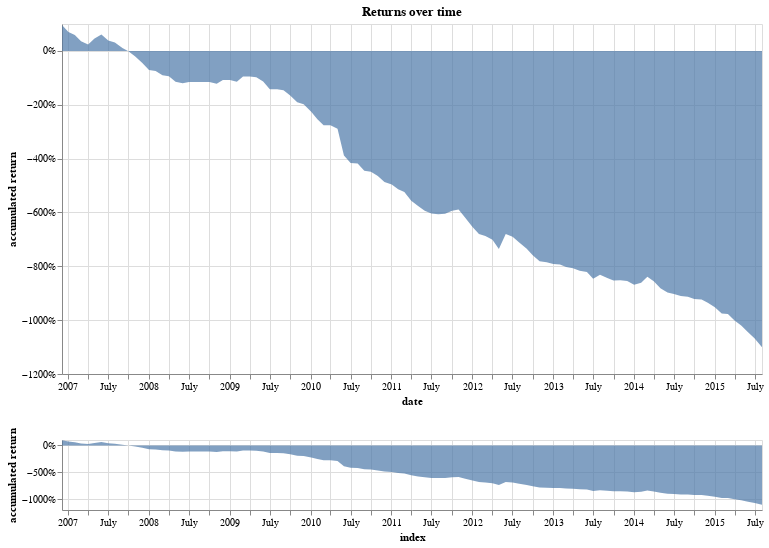

The notebook cell saved with this chart:
### Code cell
returns_chart(bt.balance)

### Figure 1 — Vega-Lite specification as saved in the notebook (floating-point values rounded to 4 significant figures)
{"config": {"view": {"continuousWidth": 400, "continuousHeight": 300}}, "vconcat": [{"layer": [{"mark": "point", "encoding": {"opacity": {"value": 0}, "x": {"type": "temporal", "field": "index"}}, "selection": {"selector004": {"type": "single", "nearest": true, "on": "mouseover", "fields": ["index"], "empty": "none"}}}, {"mark": "point", "encoding": {"opacity": {"condition": {"value": 1, "selection": "selector004"}, "value": 0}, "x": {"type": "temporal", "field": "index"}, "y": {"type": "quantitative", "axis": {"format": "%"}, "field": "accumulated return"}}}, {"mark": {"type": "text", "align": "left", "dx": 5, "dy": -5}, "encoding": {"text": {"condition": {"type": "quantitative", "field": "accumulated return", "format": ".2%", "selection": "selector004"}, "value": " "}, "x": {"type": "temporal", "field": "index"}, "y": {"type": "quantitative", "axis": {"format": "%"}, "field": "accumulated return"}}}, {"mark": {"type": "area", "opacity": 0.7}, "encoding": {"x": {"type": "temporal", "axis": {"title": "date"}, "field": "index", "scale": {"domain": {"selection": "selector003"}}}, "y": {"type": "quantitative", "axis": {"format": "%"}, "field": "accumulated return"}}}], "height": 350, "title": "Returns over time", "width": 700}, {"mark": {"type": "area", "opacity": 0.7}, "encoding": {"x": {"type": "temporal", "field": "index"}, "y": {"type": "quantitative", "axis": {"format": "%"}, "field": "accumulated return"}}, "height": 70, "selection": {"selector003": {"type": "interval", "encodings": ["x"]}}, "width": 700}], "data": {"name": "data-061e4d77b2720402955a85f5c94dee3e"}, "$schema": "https://vega.github.io/schema/vega-lite/v4.0.0.json", "datasets": {"data-061e4d77b2720402955a85f5c94dee3e": [{"index": "2006-12-05T00:00:00", "capital": 1000000.0, "cash": 1000000.0, "calls value": null, "puts value": null, "qty": null, "% change": null, "accumulated return": null}, {"index": "2006-12-06T00:00:00", "capital": 953600.0, "cash": 0.0, "calls value": 662400.0, "puts value": 291200.0, "qty": 160.0, "% change": -0.0464, "accumulated return": 0.9536}, {"index": "2007-01-03T00:00:00", "capital": 704400.0, "cash": -228800.0, "calls value": 614600.0, "puts value": 318600.0, "qty": 151.0, "% change": -0.2613, "accumulated return": 0.7044}, {"index": "2007-02-01T00:00:00", "capital": 587300.0, "cash": -359000.0, "calls value": 642900.0, "puts value": 303400.0, "qty": 164.0, "% change": -0.1663, "accumulated return": 0.5873}, {"index": "2007-03-01T00:00:00", "capital": 357000.0, "cash": -534800.0, "calls value": 562900.0, "puts value": 328900.0, "qty": 130.0, "% change": -0.3921, "accumulated return": 0.357}, {"index": "2007-04-02T00:00:00", "capital": 235100.0, "cash": -706000.0, "calls value": 595700.0, "puts value": 345400.0, "qty": 136.0, "% change": -0.3414, "accumulated return": 0.2351}, {"index": "2007-05-01T00:00:00", "capital": 461700.0, "cash": -480400.0, "calls value": 625800.0, "puts value": 316200.0, "qty": 134.0, "% change": 0.9638, "accumulated return": 0.4617}, {"index": "2007-06-01T00:00:00", "capital": 607600.0, "cash": -334300.0, "calls value": 626200.0, "puts value": 315700.0, "qty": 131.0, "% change": 0.3161, "accumulated return": 0.6076}, {"index": "2007-07-02T00:00:00", "capital": 388800.0, "cash": -558800.0, "calls value": 587600.0, "puts value": 359900.0, "qty": 118.0, "% change": -0.3601, "accumulated return": 0.3888}, {"index": "2007-08-01T00:00:00", "capital": 311700.0, "cash": -608500.0, "calls value": 456700.0, "puts value": 463500.0, "qty": 86.0, "% change": -0.1982, "accumulated return": 0.3117}, {"index": "2007-09-04T00:00:00", "capital": 109700.0, "cash": -853900.0, "calls value": 581700.0, "puts value": 381900.0, "qty": 88.0, "% change": -0.6481, "accumulated return": 0.1097}, {"index": "2007-10-01T00:00:00", "capital": -15680.0, "cash": -935900.0, "calls value": 562100.0, "puts value": 358100.0, "qty": 94.0, "% change": -1.143, "accumulated return": -0.01568}, {"index": "2007-11-01T00:00:00", "capital": -208700.0, "cash": -1124000.0, "calls value": 533200.0, "puts value": 381600.0, "qty": 79.0, "% change": 12.31, "accumulated return": -0.2087}, {"index": "2007-12-03T00:00:00", "capital": -451200.0, "cash": -1409000.0, "calls value": 539300.0, "puts value": 418500.0, "qty": 75.0, "% change": 1.162, "accumulated return": -0.4512}, {"index": "2008-01-02T00:00:00", "capital": -710000.0, "cash": -710000.0, "calls value": 0.0, "puts value": 0.0, "qty": 0.0, "% change": 0.5734, "accumulated return": -0.71}, {"index": "2008-02-01T00:00:00", "capital": -743600.0, "cash": -1705000.0, "calls value": 516600.0, "puts value": 444400.0, "qty": 84.0, "% change": 0.04733, "accumulated return": -0.7436}, {"index": "2008-03-03T00:00:00", "capital": -904900.0, "cash": -904900.0, "calls value": 0.0, "puts value": 0.0, "qty": 0.0, "% change": 0.2169, "accumulated return": -0.9049}, {"index": "2008-04-01T00:00:00", "capital": -938900.0, "cash": -1896000.0, "calls value": 521900.0, "puts value": 435200.0, "qty": 85.0, "% change": 0.03757, "accumulated return": -0.9389}, {"index": "2008-05-01T00:00:00", "capital": -1142000.0, "cash": -1142000.0, "calls value": 0.0, "puts value": 0.0, "qty": 0.0, "% change": 0.2164, "accumulated return": -1.142}, {"index": "2008-06-02T00:00:00", "capital": -1199000.0, "cash": -2140000.0, "calls value": 521400.0, "puts value": 419400.0, "qty": 98.0, "% change": 0.04977, "accumulated return": -1.199}, {"index": "2008-07-01T00:00:00", "capital": -1154000.0, "cash": -1154000.0, "calls value": 0.0, "puts value": 0.0, "qty": 0.0, "% change": -0.0376, "accumulated return": -1.154}, {"index": "2008-08-01T00:00:00", "capital": -1154000.0, "cash": -1154000.0, "calls value": 0.0, "puts value": 0.0, "qty": 0.0, "% change": 0.0, "accumulated return": -1.154}, {"index": "2008-09-02T00:00:00", "capital": -1154000.0, "cash": -1154000.0, "calls value": 0.0, "puts value": 0.0, "qty": 0.0, "% change": 0.0, "accumulated return": -1.154}, {"index": "2008-10-01T00:00:00", "capital": -1154000.0, "cash": -1154000.0, "calls value": 0.0, "puts value": 0.0, "qty": 0.0, "% change": 0.0, "accumulated return": -1.154}, {"index": "2008-11-03T00:00:00", "capital": -1217000.0, "cash": -2151000.0, "calls value": 492300.0, "puts value": 441600.0, "qty": 61.0, "% change": 0.05446, "accumulated return": -1.217}, {"index": "2008-12-01T00:00:00", "capital": -1078000.0, "cash": -1078000.0, "calls value": 0.0, "puts value": 0.0, "qty": 0.0, "% change": -0.1143, "accumulated return": -1.078}, {"index": "2009-01-02T00:00:00", "capital": -1078000.0, "cash": -1078000.0, "calls value": 0.0, "puts value": 0.0, "qty": 0.0, "% change": 0.0, "accumulated return": -1.078}, {"index": "2009-02-02T00:00:00", "capital": -1145000.0, "cash": -2067000.0, "calls value": 443500.0, "puts value": 478800.0, "qty": 84.0, "% change": 0.06237, "accumulated return": -1.145}, {"index": "2009-03-02T00:00:00", "capital": -952400.0, "cash": -952400.0, "calls value": 0.0, "puts value": 0.0, "qty": 0.0, "% change": -0.168, "accumulated return": -0.9524}, {"index": "2009-04-01T00:00:00", "capital": -952400.0, "cash": -952400.0, "calls value": 0.0, "puts value": 0.0, "qty": 0.0, "% change": 0.0, "accumulated return": -0.9524}, {"index": "2009-05-01T00:00:00", "capital": -982100.0, "cash": -1950000.0, "calls value": 508700.0, "puts value": 459400.0, "qty": 93.0, "% change": 0.03125, "accumulated return": -0.9821}, {"index": "2009-06-01T00:00:00", "capital": -1132000.0, "cash": -2068000.0, "calls value": 447800.0, "puts value": 488600.0, "qty": 102.0, "% change": 0.1523, "accumulated return": -1.132}, {"index": "2009-07-01T00:00:00", "capital": -1423000.0, "cash": -1423000.0, "calls value": 0.0, "puts value": 0.0, "qty": 0.0, "% change": 0.2578, "accumulated return": -1.423}, {"index": "2009-08-03T00:00:00", "capital": -1423000.0, "cash": -1423000.0, "calls value": 0.0, "puts value": 0.0, "qty": 0.0, "% change": 0.0, "accumulated return": -1.423}, {"index": "2009-09-01T00:00:00", "capital": -1461000.0, "cash": -2423000.0, "calls value": 448800.0, "puts value": 513500.0, "qty": 98.0, "% change": 0.02616, "accumulated return": -1.461}, {"index": "2009-10-01T00:00:00", "capital": -1657000.0, "cash": -2618000.0, "calls value": 519200.0, "puts value": 441700.0, "qty": 102.0, "% change": 0.1345, "accumulated return": -1.657}, {"index": "2009-11-02T00:00:00", "capital": -1904000.0, "cash": -2838000.0, "calls value": 454200.0, "puts value": 480000.0, "qty": 103.0, "% change": 0.1487, "accumulated return": -1.904}, {"index": "2009-12-01T00:00:00", "capital": -1983000.0, "cash": -2931000.0, "calls value": 498300.0, "puts value": 449900.0, "qty": 110.0, "% change": 0.04177, "accumulated return": -1.983}, {"index": "2010-01-04T00:00:00", "capital": -2263000.0, "cash": -3217000.0, "calls value": 499400.0, "puts value": 455100.0, "qty": 123.0, "% change": 0.141, "accumulated return": -2.263}, {"index": "2010-02-01T00:00:00", "capital": -2542000.0, "cash": -3447000.0, "calls value": 478500.0, "puts value": 425900.0, "qty": 117.0, "% change": 0.1235, "accumulated return": -2.542}, {"index": "2010-03-01T00:00:00", "capital": -2762000.0, "cash": -3700000.0, "calls value": 418600.0, "puts value": 519400.0, "qty": 140.0, "% change": 0.08664, "accumulated return": -2.762}, {"index": "2010-04-01T00:00:00", "capital": -2761000.0, "cash": -3697000.0, "calls value": 489900.0, "puts value": 445400.0, "qty": 131.0, "% change": -0.0004199, "accumulated return": -2.761}, {"index": "2010-05-03T00:00:00", "capital": -2888000.0, "cash": -3823000.0, "calls value": 485200.0, "puts value": 450100.0, "qty": 121.0, "% change": 0.04574, "accumulated return": -2.888}, {"index": "2010-06-01T00:00:00", "capital": -3888000.0, "cash": -4818000.0, "calls value": 452800.0, "puts value": 477100.0, "qty": 84.0, "% change": 0.3466, "accumulated return": -3.888}, {"index": "2010-07-01T00:00:00", "capital": -4167000.0, "cash": -5094000.0, "calls value": 473000.0, "puts value": 454100.0, "qty": 86.0, "% change": 0.07169, "accumulated return": -4.167}, {"index": "2010-08-02T00:00:00", "capital": -4185000.0, "cash": -5101000.0, "calls value": 465100.0, "puts value": 450300.0, "qty": 114.0, "% change": 0.004353, "accumulated return": -4.185}, {"index": "2010-09-01T00:00:00", "capital": -4447000.0, "cash": -5358000.0, "calls value": 466600.0, "puts value": 444400.0, "qty": 101.0, "% change": 0.0624, "accumulated return": -4.447}, {"index": "2010-10-01T00:00:00", "capital": -4488000.0, "cash": -5404000.0, "calls value": 494400.0, "puts value": 421300.0, "qty": 103.0, "% change": 0.009437, "accumulated return": -4.488}, {"index": "2010-11-01T00:00:00", "capital": -4642000.0, "cash": -5575000.0, "calls value": 491800.0, "puts value": 442000.0, "qty": 106.0, "% change": 0.0341, "accumulated return": -4.642}, {"index": "2010-12-01T00:00:00", "capital": -4871000.0, "cash": -5797000.0, "calls value": 472900.0, "puts value": 452600.0, "qty": 107.0, "% change": 0.04947, "accumulated return": -4.871}, {"index": "2011-01-03T00:00:00", "capital": -4959000.0, "cash": -5867000.0, "calls value": 495300.0, "puts value": 413600.0, "qty": 122.0, "% change": 0.01794, "accumulated return": -4.959}, {"index": "2011-02-01T00:00:00", "capital": -5140000.0, "cash": -6036000.0, "calls value": 461100.0, "puts value": 434900.0, "qty": 131.0, "% change": 0.0366, "accumulated return": -5.14}, {"index": "2011-03-01T00:00:00", "capital": -5241000.0, "cash": -6193000.0, "calls value": 476300.0, "puts value": 476300.0, "qty": 109.0, "% change": 0.01961, "accumulated return": -5.241}, {"index": "2011-04-01T00:00:00", "capital": -5564000.0, "cash": -6472000.0, "calls value": 497200.0, "puts value": 410700.0, "qty": 117.0, "% change": 0.06171, "accumulated return": -5.564}, {"index": "2011-05-02T00:00:00", "capital": -5756000.0, "cash": -6702000.0, "calls value": 510800.0, "puts value": 434700.0, "qty": 129.0, "% change": 0.03451, "accumulated return": -5.756}, {"index": "2011-06-01T00:00:00", "capital": -5941000.0, "cash": -5941000.0, "calls value": 0.0, "puts value": 0.0, "qty": 0.0, "% change": 0.03205, "accumulated return": -5.941}, {"index": "2011-07-01T00:00:00", "capital": -6040000.0, "cash": -6938000.0, "calls value": 482600.0, "puts value": 415300.0, "qty": 127.0, "% change": 0.01667, "accumulated return": -6.04}, {"index": "2011-08-01T00:00:00", "capital": -6067000.0, "cash": -7003000.0, "calls value": 491900.0, "puts value": 444400.0, "qty": 101.0, "% change": 0.004528, "accumulated return": -6.067}, {"index": "2011-09-01T00:00:00", "capital": -6052000.0, "cash": -6986000.0, "calls value": 483200.0, "puts value": 451200.0, "qty": 80.0, "% change": -0.002492, "accumulated return": -6.052}, {"index": "2011-10-03T00:00:00", "capital": -5934000.0, "cash": -6895000.0, "calls value": 483000.0, "puts value": 477800.0, "qty": 65.0, "% change": -0.01951, "accumulated return": -5.934}, {"index": "2011-11-01T00:00:00", "capital": -5890000.0, "cash": -6832000.0, "calls value": 460000.0, "puts value": 481300.0, "qty": 82.0, "% change": -0.007339, "accumulated return": -5.89}, {"index": "2011-12-01T00:00:00", "capital": -6199000.0, "cash": -7140000.0, "calls value": 465800.0, "puts value": 475600.0, "qty": 82.0, "% change": 0.05234, "accumulated return": -6.199}, {"index": "2012-01-03T00:00:00", "capital": -6538000.0, "cash": -7457000.0, "calls value": 446200.0, "puts value": 473200.0, "qty": 104.0, "% change": 0.05474, "accumulated return": -6.538}, {"index": "2012-02-01T00:00:00", "capital": -6798000.0, "cash": -7738000.0, "calls value": 462600.0, "puts value": 477100.0, "qty": 112.0, "% change": 0.03974, "accumulated return": -6.798}, {"index": "2012-03-01T00:00:00", "capital": -6875000.0, "cash": -7825000.0, "calls value": 503400.0, "puts value": 446600.0, "qty": 116.0, "% change": 0.01129, "accumulated return": -6.875}, {"index": "2012-04-02T00:00:00", "capital": -7018000.0, "cash": -7956000.0, "calls value": 520000.0, "puts value": 417500.0, "qty": 125.0, "% change": 0.02088, "accumulated return": -7.018}, {"index": "2012-05-01T00:00:00", "capital": -7360000.0, "cash": -8271000.0, "calls value": 456300.0, "puts value": 455100.0, "qty": 117.0, "% change": 0.04867, "accumulated return": -7.36}, {"index": "2012-06-01T00:00:00", "capital": -6798000.0, "cash": -7743000.0, "calls value": 474700.0, "puts value": 469600.0, "qty": 86.0, "% change": -0.07628, "accumulated return": -6.798}, {"index": "2012-07-02T00:00:00", "capital": -6903000.0, "cash": -7835000.0, "calls value": 490200.0, "puts value": 441200.0, "qty": 114.0, "% change": 0.01546, "accumulated return": -6.903}, {"index": "2012-08-01T00:00:00", "capital": -7117000.0, "cash": -8034000.0, "calls value": 450500.0, "puts value": 466500.0, "qty": 107.0, "% change": 0.031, "accumulated return": -7.117}, {"index": "2012-09-04T00:00:00", "capital": -7346000.0, "cash": -8263000.0, "calls value": 457600.0, "puts value": 458700.0, "qty": 110.0, "% change": 0.03217, "accumulated return": -7.346}, {"index": "2012-10-01T00:00:00", "capital": -7590000.0, "cash": -8498000.0, "calls value": 465700.0, "puts value": 442300.0, "qty": 117.0, "% change": 0.0332, "accumulated return": -7.59}, {"index": "2012-11-01T00:00:00", "capital": -7810000.0, "cash": -7810000.0, "calls value": 0.0, "puts value": 0.0, "qty": 0.0, "% change": 0.02898, "accumulated return": -7.81}, {"index": "2012-12-03T00:00:00", "capital": -7853000.0, "cash": -8806000.0, "calls value": 466800.0, "puts value": 486800.0, "qty": 133.0, "% change": 0.005449, "accumulated return": -7.853}, {"index": "2013-01-02T00:00:00", "capital": -7919000.0, "cash": -8869000.0, "calls value": 520100.0, "puts value": 430300.0, "qty": 132.0, "% change": 0.008423, "accumulated return": -7.919}, {"index": "2013-02-01T00:00:00", "capital": -7937000.0, "cash": -8896000.0, "calls value": 528200.0, "puts value": 430300.0, "qty": 142.0, "% change": 0.002341, "accumulated return": -7.937}, {"index": "2013-03-01T00:00:00", "capital": -8028000.0, "cash": -8028000.0, "calls value": 0.0, "puts value": 0.0, "qty": 0.0, "% change": 0.01145, "accumulated return": -8.028}, {"index": "2013-04-01T00:00:00", "capital": -8074000.0, "cash": -9021000.0, "calls value": 512800.0, "puts value": 434700.0, "qty": 126.0, "% change": 0.00565, "accumulated return": -8.074}, {"index": "2013-05-01T00:00:00", "capital": -8164000.0, "cash": -8164000.0, "calls value": 0.0, "puts value": 0.0, "qty": 0.0, "% change": 0.01124, "accumulated return": -8.164}, {"index": "2013-06-03T00:00:00", "capital": -8208000.0, "cash": -9162000.0, "calls value": 523600.0, "puts value": 430100.0, "qty": 110.0, "% change": 0.005389, "accumulated return": -8.208}, {"index": "2013-07-01T00:00:00", "capital": -8464000.0, "cash": -9431000.0, "calls value": 526300.0, "puts value": 440600.0, "qty": 102.0, "% change": 0.03118, "accumulated return": -8.464}, {"index": "2013-08-01T00:00:00", "capital": -8317000.0, "cash": -9268000.0, "calls value": 531900.0, "puts value": 418900.0, "qty": 119.0, "% change": -0.01735, "accumulated return": -8.317}, {"index": "2013-09-03T00:00:00", "capital": -8434000.0, "cash": -9383000.0, "calls value": 440300.0, "puts value": 508000.0, "qty": 123.0, "% change": 0.01406, "accumulated return": -8.434}, {"index": "2013-10-01T00:00:00", "capital": -8527000.0, "cash": -9473000.0, "calls value": 526400.0, "puts value": 419400.0, "qty": 107.0, "% change": 0.01102, "accumulated return": -8.527}, {"index": "2013-11-01T00:00:00", "capital": -8516000.0, "cash": -9460000.0, "calls value": 522400.0, "puts value": 421300.0, "qty": 119.0, "% change": -0.001277, "accumulated return": -8.516}, {"index": "2013-12-02T00:00:00", "capital": -8550000.0, "cash": -9498000.0, "calls value": 500600.0, "puts value": 446900.0, "qty": 112.0, "% change": 0.003962, "accumulated return": -8.55}, {"index": "2014-01-02T00:00:00", "capital": -8680000.0, "cash": -9631000.0, "calls value": 542300.0, "puts value": 408100.0, "qty": 110.0, "% change": 0.01524, "accumulated return": -8.68}, {"index": "2014-02-03T00:00:00", "capital": -8607000.0, "cash": -9567000.0, "calls value": 524700.0, "puts value": 435600.0, "qty": 90.0, "% change": -0.008479, "accumulated return": -8.607}, {"index": "2014-03-03T00:00:00", "capital": -8390000.0, "cash": -9350000.0, "calls value": 530200.0, "puts value": 429400.0, "qty": 105.0, "% change": -0.02517, "accumulated return": -8.39}, {"index": "2014-04-01T00:00:00", "capital": -8555000.0, "cash": -9505000.0, "calls value": 518400.0, "puts value": 431800.0, "qty": 111.0, "% change": 0.01966, "accumulated return": -8.555}, {"index": "2014-05-01T00:00:00", "capital": -8819000.0, "cash": -9772000.0, "calls value": 514100.0, "puts value": 439000.0, "qty": 112.0, "% change": 0.03079, "accumulated return": -8.819}, {"index": "2014-06-02T00:00:00", "capital": -8972000.0, "cash": -9911000.0, "calls value": 515700.0, "puts value": 423600.0, "qty": 118.0, "% change": 0.01735, "accumulated return": -8.972}, {"index": "2014-07-01T00:00:00", "capital": -9026000.0, "cash": -9976000.0, "calls value": 541700.0, "puts value": 407500.0, "qty": 122.0, "% change": 0.006101, "accumulated return": -9.026}, {"index": "2014-08-01T00:00:00", "capital": -9104000.0, "cash": -10060000.0, "calls value": 515200.0, "puts value": 436200.0, "qty": 93.0, "% change": 0.008627, "accumulated return": -9.104}, {"index": "2014-09-02T00:00:00", "capital": -9130000.0, "cash": -10070000.0, "calls value": 494900.0, "puts value": 443600.0, "qty": 109.0, "% change": 0.002823, "accumulated return": -9.13}, {"index": "2014-10-01T00:00:00", "capital": -9217000.0, "cash": -10170000.0, "calls value": 521800.0, "puts value": 433000.0, "qty": 88.0, "% change": 0.009567, "accumulated return": -9.217}, {"index": "2014-11-03T00:00:00", "capital": -9229000.0, "cash": -10180000.0, "calls value": 523400.0, "puts value": 425600.0, "qty": 95.0, "% change": 0.001239, "accumulated return": -9.229}, {"index": "2014-12-01T00:00:00", "capital": -9351000.0, "cash": -10290000.0, "calls value": 503200.0, "puts value": 433300.0, "qty": 92.0, "% change": 0.0133, "accumulated return": -9.351}, {"index": "2015-01-02T00:00:00", "capital": -9522000.0, "cash": -10470000.0, "calls value": 508000.0, "puts value": 444900.0, "qty": 83.0, "% change": 0.01821, "accumulated return": -9.522}, {"index": "2015-02-02T00:00:00", "capital": -9757000.0, "cash": -10730000.0, "calls value": 501600.0, "puts value": 469600.0, "qty": 80.0, "% change": 0.02474, "accumulated return": -9.757}, {"index": "2015-03-02T00:00:00", "capital": -9774000.0, "cash": -10720000.0, "calls value": 522000.0, "puts value": 427000.0, "qty": 100.0, "% change": 0.001681, "accumulated return": -9.774}, {"index": "2015-04-01T00:00:00", "capital": -10010000.0, "cash": -10960000.0, "calls value": 537000.0, "puts value": 413300.0, "qty": 83.0, "% change": 0.02445, "accumulated return": -10.01}, {"index": "2015-05-01T00:00:00", "capital": -10200000.0, "cash": -11150000.0, "calls value": 519000.0, "puts value": 431600.0, "qty": 97.0, "% change": 0.01844, "accumulated return": -10.2}, {"index": "2015-06-01T00:00:00", "capital": -10450000.0, "cash": -11400000.0, "calls value": 495400.0, "puts value": 446500.0, "qty": 94.0, "% change": 0.02514, "accumulated return": -10.45}, {"index": "2015-07-01T00:00:00", "capital": -10680000.0, "cash": -11630000.0, "calls value": 530000.0, "puts value": 413300.0, "qty": 84.0, "% change": 0.022, "accumulated return": -10.68}, {"index": "2015-08-03T00:00:00", "capital": -11000000.0, "cash": -11950000.0, "calls value": 543500.0, "puts value": 401900.0, "qty": 99.0, "% change": 0.02998, "accumulated return": -11.0}]}}
